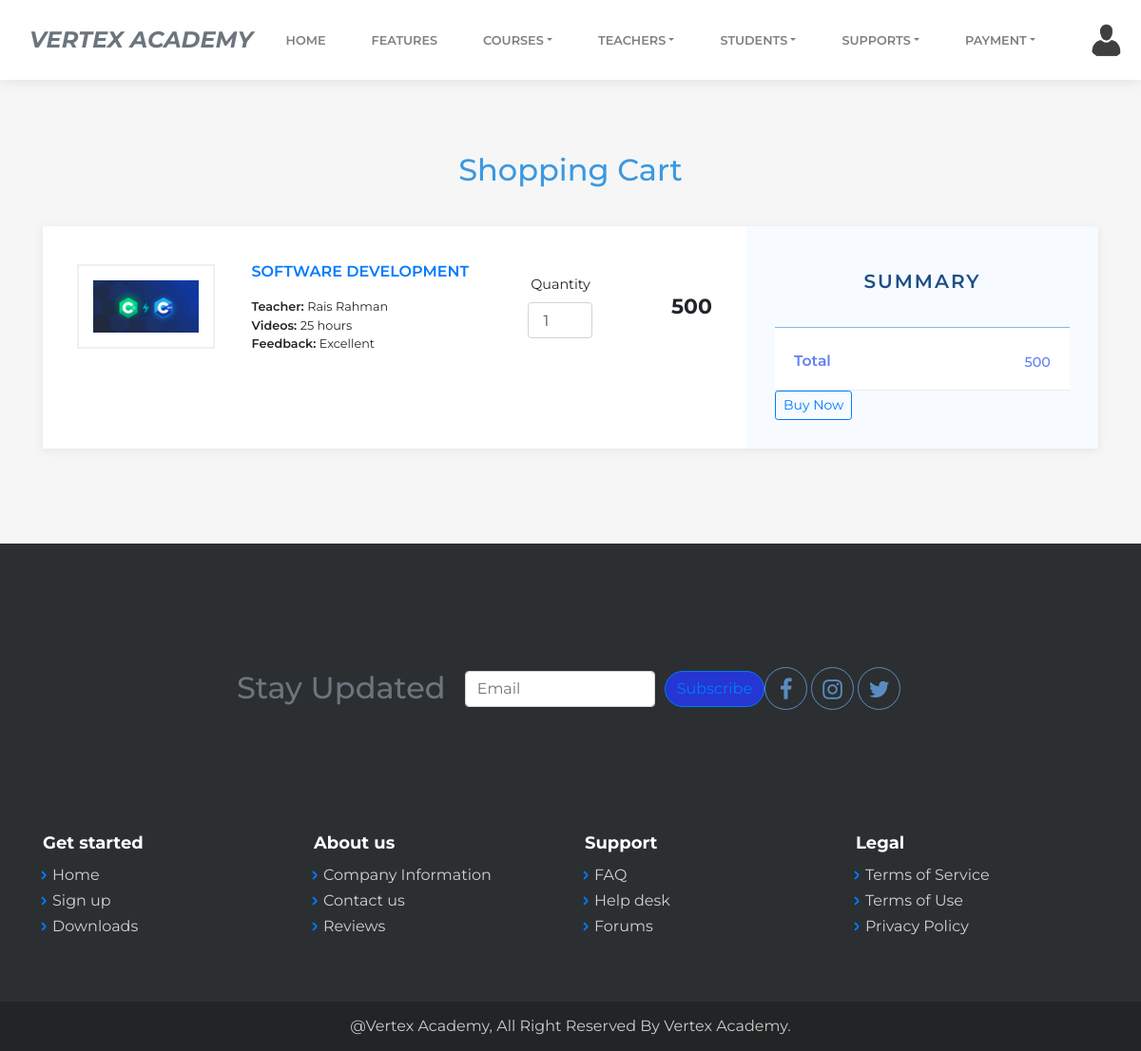
The app's page /shopping-cart2.php?course_id=3 (signed in) with its own data.
### tables this page shows
CREATE TABLE `course_list` (
  `course_id` int(255) NOT NULL,
  `course_image` varchar(255) NOT NULL,
  `course_name` varchar(255) NOT NULL,
  `course_desc` text NOT NULL,
  `course_category` varchar(255) NOT NULL,
  `timeStamp` datetime NOT NULL DEFAULT current_timestamp(),
  `price` varchar(255) NOT NULL
);

### shopping-cart2.php (the view, shortened to what this page needs)
<!DOCTYPE html>
<html>
<head>
    <link rel="stylesheet" href="assets/bootstrap/css/bootstrap.min.css">
    <link rel="stylesheet" href="https://cdnjs.cloudflare.com/ajax/libs/font-awesome/4.7.0/css/font-awesome.min.css">
    <link rel="stylesheet" href="https://cdnjs.cloudflare.com/ajax/libs/simple-line-icons/2.4.1/css/simple-line-icons.min.css">
    <link rel="stylesheet" href="https://cdnjs.cloudflare.com/ajax/libs/baguettebox.js/1.10.0/baguetteBox.min.css">
    <link rel="stylesheet" href="assets/css/styles.min.css">
    <link rel="stylesheet" href="https://cdn.jsdelivr.net/npm/bootstrap-icons@1.9.1/font/bootstrap-icons.css">
    <link rel="stylesheet" href="assets/css/style.css">
</head>
<body>
 <?php include './partials/connect.php';?>
  <nav class="navbar navbar-light navbar-expand-lg fixed-top bg-white clean-navbar">
        <div class="container">
           <a class="navbar-brand text-uppercase text-muted border-danger logo  " href="index.html"><strong><em>Vertex Academy</em></strong></a>
        <div class="collapse navbar-collapse" id="navcol-1">
            <ul class="nav navbar-nav ml-auto  custom_margin">
                <li class="nav-item"><a href="customer.php" class="nav-link">Home</a></li>
                <li class="nav-item"><a href="features.php" class="nav-link">Features</a></li>
                <li class="nav-item dropdown"><a href="" class="nav-link dropdown-toggle" data-toggle="dropdown">Courses</a>
                </li>
                  <li class="nav-item dropdown"><a href="" class="nav-link dropdown-toggle" data-toggle="dropdown">Teachers</a>
                </li>
                   <li class="nav-item dropdown"><a href="" class="nav-link dropdown-toggle" data-toggle="dropdown">Students</a>
                </li>
                 <li class="nav-item dropdown"><a href="" class="nav-link dropdown-toggle" data-toggle="dropdown">Supports</a>
                </li>
                    <li class="nav-item dropdown"><a href="" class="nav-link dropdown-toggle" data-toggle="dropdown">Payment</a>
                </li>
            </ul>
         </div>
        </div>
        <div class="nav-item custom_btn" style="
    display: flex;
    gap: 5px;">
           <img src="assets/img/profile.png" class="user-pic-info" onclick="toggleMenu()" alt="">
        </div>
    </nav>
    <main class="page shopping-cart-page">
        <section class="clean-block clean-cart dark">
            <div class="container">
                <div class="block-heading">
                    <h2 class="text-info">Shopping Cart</h2>
                </div>
                <div class="content">
                    <div class="row no-gutters">
                        <div class="col-md-12 col-lg-8">
                        <div class="items">
                            <?php
        $id = $_GET['course_id'];
        $total_price=0;
        $sql="SELECT * FROM `course_list` WHERE course_id = '$id'";
        $result = mysqli_query($con,$sql);
        while($row=mysqli_fetch_assoc($result)){
            $course_name = $row['course_name'];
            $course_image = $row['course_image'];
            $price  = $row['price'];
            $img = 'uploaded_img/'.$course_image;
            $total_price=$total_price+$price;
        }
    ?>
                                <div class="product">
                                    <div class="row justify-content-center align-items-center">
                                        <div class="col-md-3">
                                            <div class="product-image"><img class="img-fluid d-block mx-auto image" src="<?php echo $img;?>"></div>
                                        </div>
                                        <div class="col-md-5 product-info"><a class="product-name" href="#"><?php echo $course_name;?></a>
                                            <div class="product-specs">
                                                <div><span>Teacher:&nbsp;</span><span class="value">Rais Rahman</span></div>
                                                <div><span>Videos:&nbsp;</span><span class="value">25 hours</span></div>
                                                <div><span>Feedback:&nbsp;</span><span class="value">Excellent</span></div>
                                            </div>
                                        </div>
                                        <div class="col-6 col-md-2 quantity"><label class="d-none d-md-block" for="quantity">Quantity</label><input type="number" id="number" class="form-control quantity-input" value="1"></div>
                                        <div class="col-6 col-md-2 price"><span><?php echo $price;?></span></div>
                                    </div>
                                </div>
                            </div>
                        </div>
                        <div class="col-md-12 col-lg-4">
                            <div class="summary">
                                <h3>Summary</h3>
                                <h4><span class="text">Total</span><span class="price"><?php echo $total_price;?></span></h4>
                                <a class="btn btn-outline-primary btn-sm" href="payment-page2.php?course_id='$id'" role="button">Buy Now</a>
                        </div>
                    </div>
                </div>
            </div>
        </section>
    </main>
    <?php include './footer.php';?>
</body>
</html>

### assets/css/style.css (style rules this page uses)
.custom_btn { display: flex; }
.user-pic-info { width: 40px; border-radius: 50%; cursor: pointer; }

### records on screen
course_list: course_image (picture), course_name "SOFTWARE DEVELOPMENT", price "500"

### other values on screen
$total_price "500"
